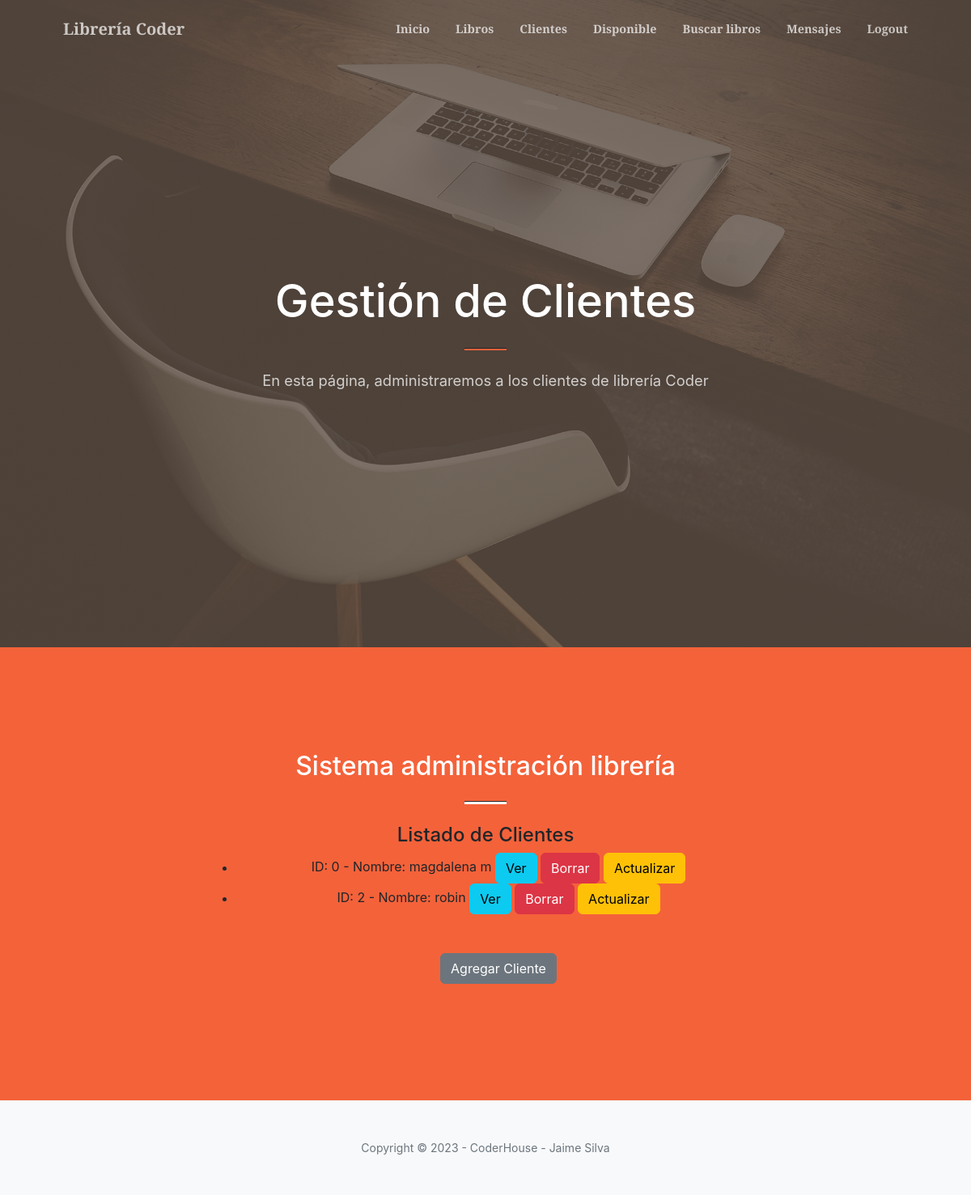
Page /milibreria/clientes/list/ (signed in) on the earlier database version.
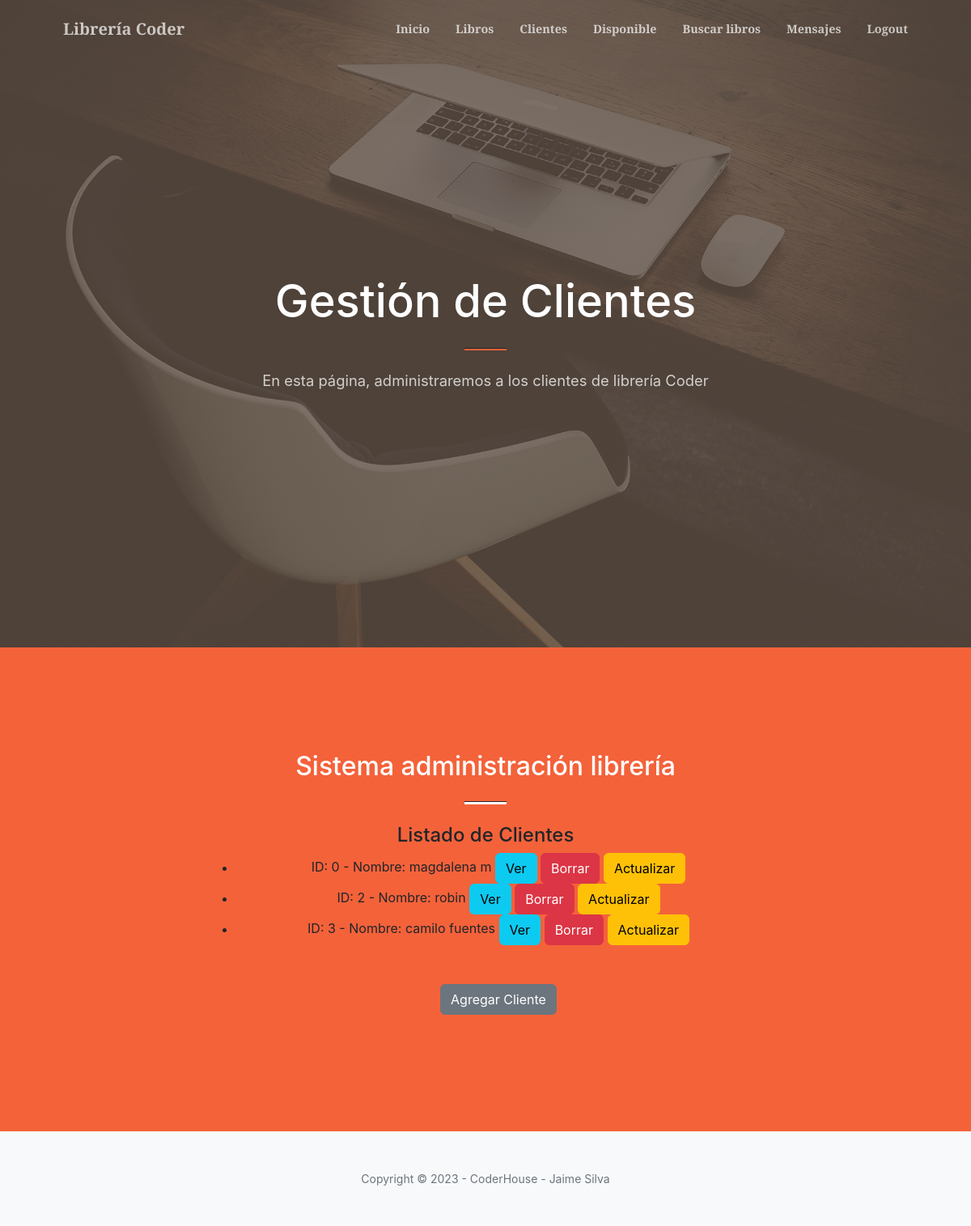
Same page on the later database version.
### miLibreria/models.py (models this page shows)
class cliente(models.Model):
    numeroCli = models.AutoField(primary_key=True)
    nombreCli = models.CharField(max_length=200)
    correoCli = models.EmailField(max_length=200)
    def __str__(self):
        return f"ID: {self.numeroCli} - Nombre: {self.nombreCli}"

### miLibreria/views.py (the view)
# urls.py: path('clientes/list/', ClientesList.as_view(), name="clientes_list"),
class ClientesList(LoginRequiredMixin,ListView):
    model = cliente
    template_name = "clientes.html"

### miLibreria/templates/clientes.html (shortened to what this page needs)
{% extends 'padre.html' %}
{% load static %}
{% block titulo %}  Gestión de Clientes {% endblock titulo %}
{% block descripcion_titulo %} En esta página, administraremos a los clientes de librería Coder {% endblock %}
{% block contenido_que_cambia %}
    <h4>Listado de Clientes</h4>
    <ul>
        {% for cliente in object_list %}
            <li>
                {{ cliente }}
                <a class="btn btn-info" href="{% url 'cliente_detalle' cliente.numeroCli %}">Ver</a>
                <a class="btn btn-danger" href="{% url 'cliente_delete' cliente.numeroCli %}">Borrar</a>
                <a class="btn btn-warning" href="{% url 'cliente_update' cliente.numeroCli %}">Actualizar</a>
            </li>
        {% endfor %}
        <br>
        <br>
        <a class="btn btn-secondary" href="{% url 'clientes_crea' %}">Agregar Cliente</a>
    </ul>
{% endblock contenido_que_cambia %}

Differences in the rows shown:
added cliente: numeroCli+nombreCli "ID: 3 - Nombre: camilo fuentes"
